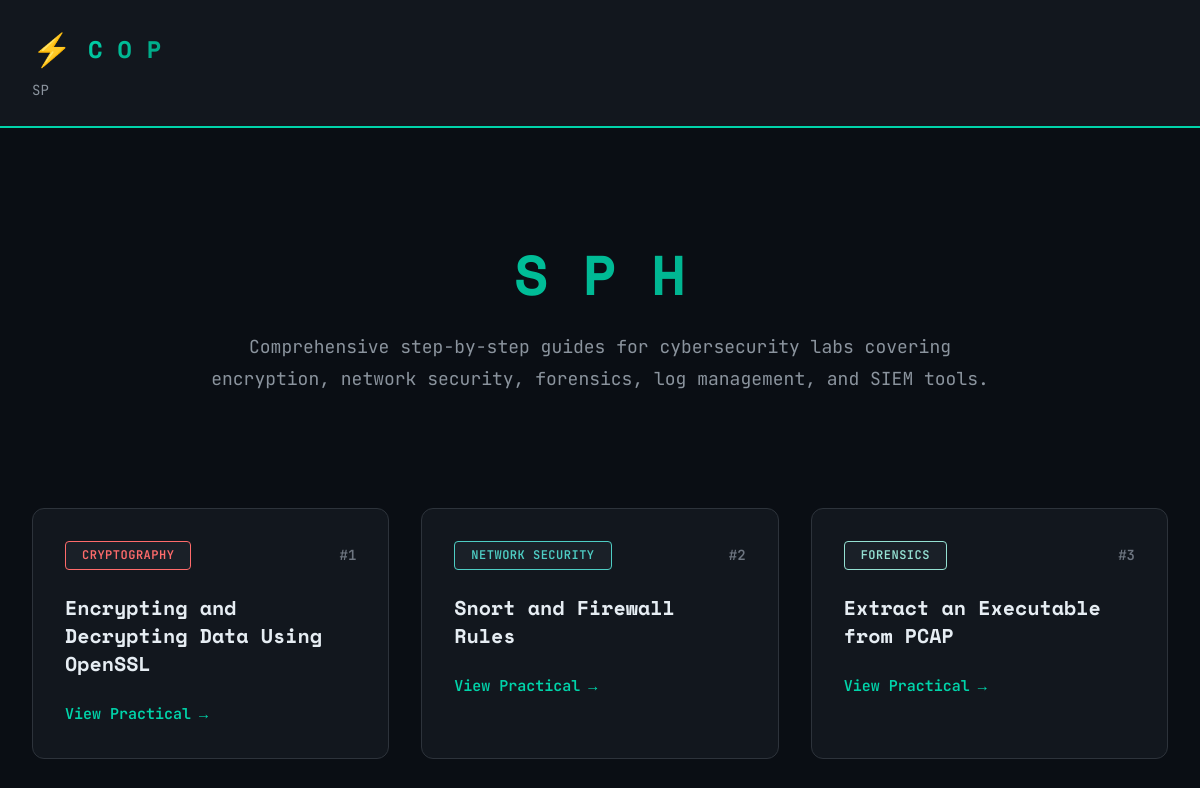
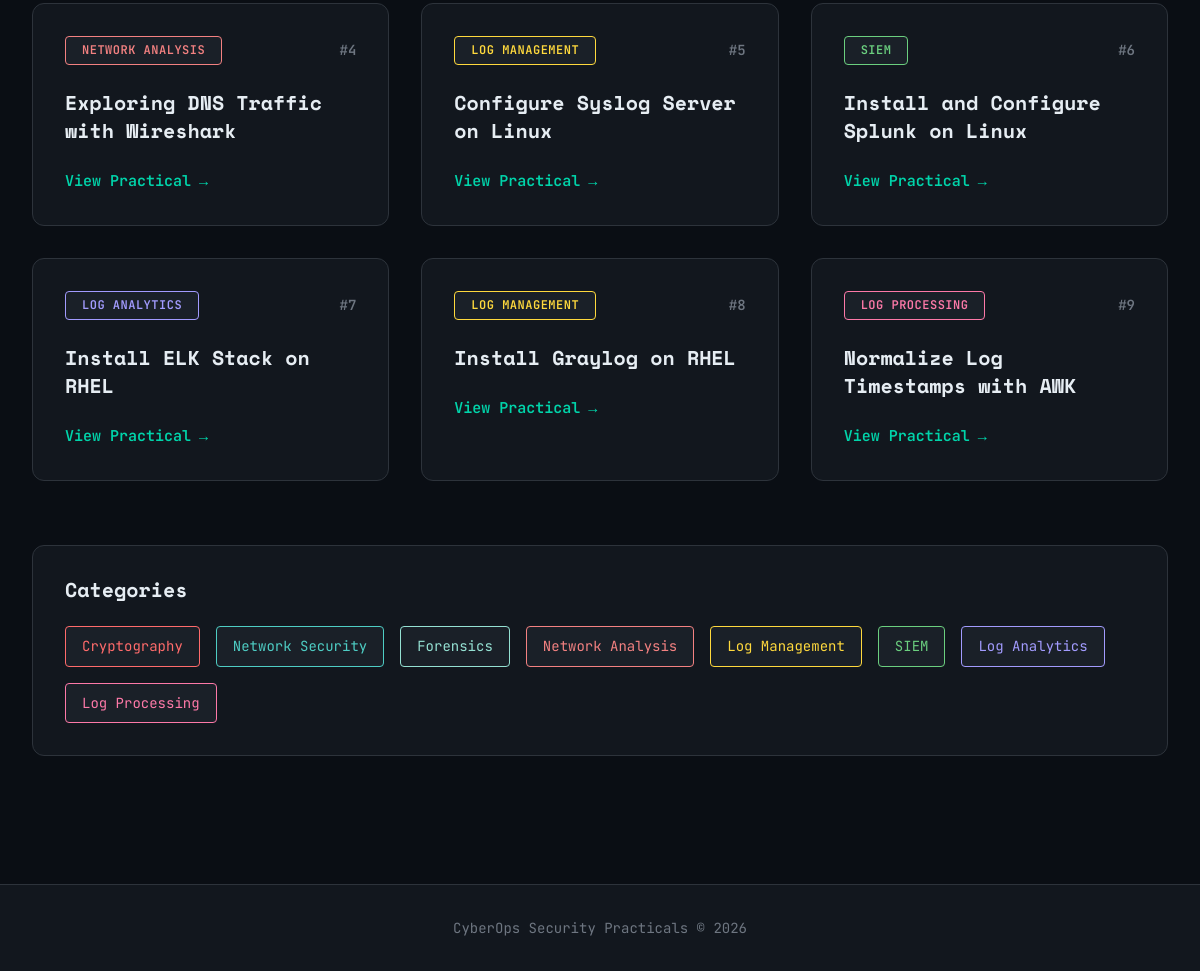
The page / on the database its author committed (2 pictures, top to bottom).
### tables this page shows
CREATE TABLE practicals (
            id INTEGER PRIMARY KEY AUTOINCREMENT,
            title TEXT NOT NULL,
            category TEXT NOT NULL,
            theory TEXT NOT NULL,
            steps TEXT NOT NULL
        );

### app.py (the view)
@app.route('/')
def index():
    conn = get_db()
    cursor = conn.cursor()
    cursor.execute('SELECT id, title, category FROM practicals ORDER BY id')
    practicals = cursor.fetchall()
    conn.close()
    return render_template('index.html', practicals=practicals)

### app.py (called while the page is built)
def get_db():
    conn = sqlite3.connect(DATABASE)
    conn.row_factory = sqlite3.Row
    return conn

### templates/index.html (shortened to what this page needs)
{% extends "base.html" %}
{% block content %}
<div class="container">
    <div class="hero-section">
        <h1 class="hero-title">S P H</h1>
        <p class="hero-description">
            Comprehensive step-by-step guides for cybersecurity labs covering encryption,
            network security, forensics, log management, and SIEM tools.
        </p>
    </div>
    <div class="practicals-grid">
        {% for practical in practicals %}
        <div class="practical-card" data-category="{{ practical['category'] }}">
            <div class="card-header">
                <span class="category-badge">{{ practical['category'] }}</span>
                <span class="practical-number">#{{ practical['id'] }}</span>
            </div>
            <h2 class="card-title">{{ practical['title'] }}</h2>
            <a href="/practical/{{ practical['id'] }}" class="card-link">
                <span>View Practical</span>
                <span class="arrow">→</span>
            </a>
        </div>
        {% endfor %}
    </div>
    <div class="categories-legend">
        <h3>Categories</h3>
        <div class="legend-items">
            <span class="legend-item" data-cat="Cryptography">Cryptography</span>
            <span class="legend-item" data-cat="Network Security">Network Security</span>
            <span class="legend-item" data-cat="Forensics">Forensics</span>
            <span class="legend-item" data-cat="Network Analysis">Network Analysis</span>
            <span class="legend-item" data-cat="Log Management">Log Management</span>
            <span class="legend-item" data-cat="SIEM">SIEM</span>
            <span class="legend-item" data-cat="Log Analytics">Log Analytics</span>
            <span class="legend-item" data-cat="Log Processing">Log Processing</span>
        </div>
    </div>
</div>
{% endblock %}

### templates/base.html (shortened to what this page needs)
<!DOCTYPE html>
<html lang="en">
<head>
    <link rel="stylesheet" href="{{ url_for('static', filename='css/style.css') }}">
</head>
<body>
    <nav class="navbar">
        <div class="container">
            <div class="nav-brand">
                <a href="/">
                    <span class="brand-icon">⚡</span>
                    <span class="brand-text">C O P</span>
                </a>
            </div>
            <div class="nav-subtitle">SP</div>
        </div>
    </nav>
    <main class="main-content">
        {% block content %}{% endblock %}
    </main>
    <footer class="footer">
        <div class="container">
            <p>CyberOps Security Practicals © 2026</p>
        </div>
    </footer>
</body>
</html>

### rows shown on the page
practicals: category "CRYPTOGRAPHY", id "1", title "Encrypting and Decrypting Data Using OpenSSL"
practicals: category "NETWORK SECURITY", id "2", title "Snort and Firewall Rules"
practicals: category "FORENSICS", id "3", title "Extract an Executable from PCAP"
practicals: category "NETWORK ANALYSIS", id "4", title "Exploring DNS Traffic with Wireshark"
practicals: category "LOG MANAGEMENT", id "5", title "Configure Syslog Server on Linux"
practicals: category "SIEM", id "6", title "Install and Configure Splunk on Linux"
practicals: category "LOG ANALYTICS", id "7", title "Install ELK Stack on RHEL"
practicals: category "LOG MANAGEMENT", id "8", title "Install Graylog on RHEL"
practicals: category "LOG PROCESSING", id "9", title "Normalize Log Timestamps with AWK"
